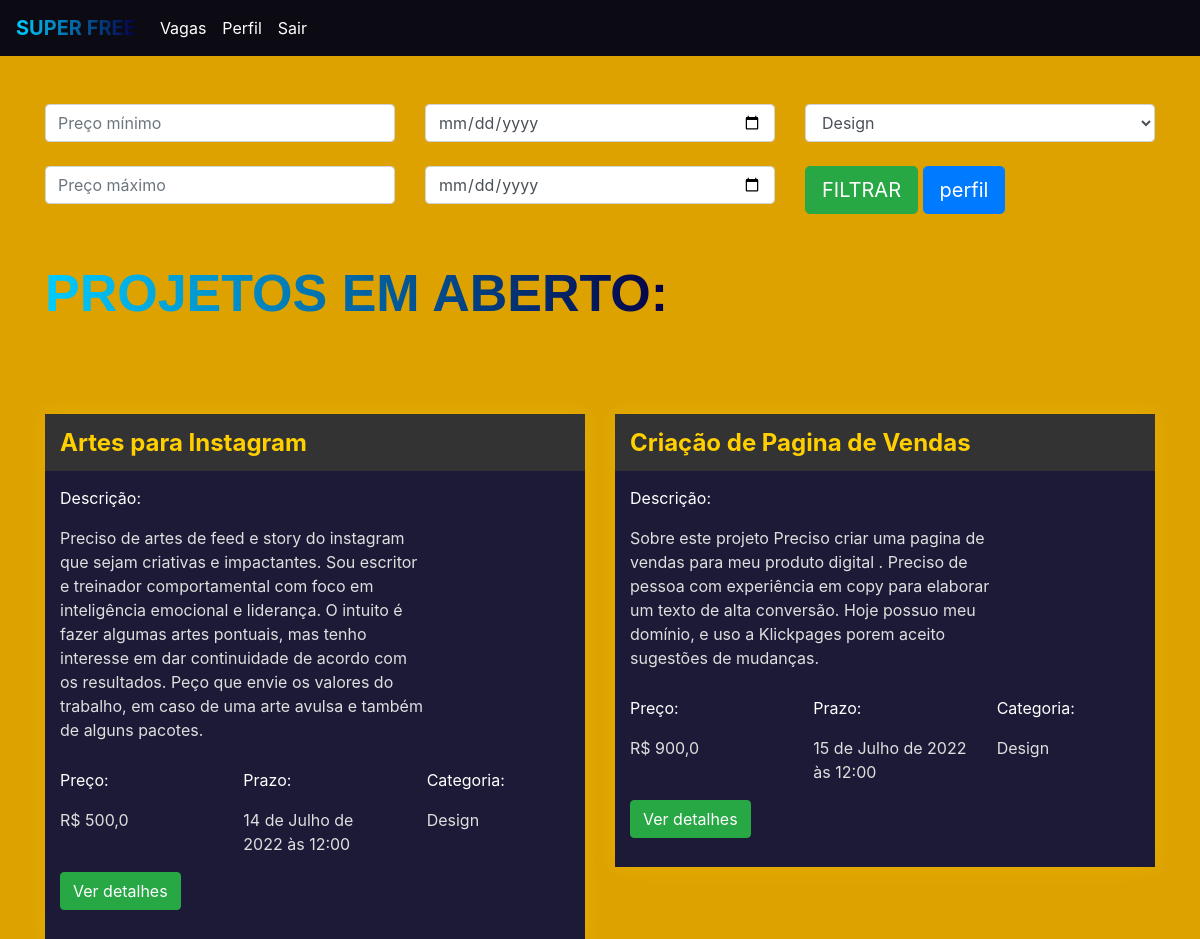
/jobs/encontrar_jobs/ (signed in), run on the app's committed database.
### jobs/models.py (models this page shows, shortened)
class Jobs(models.Model):
    categoria_choices = (('D', 'Design'),
                        ('EV', 'Edição de Vídeo'))
    status_choices = (('C', 'Em criação'),
                     ('AA', 'Aguardando aprovação'),
                     ('F', 'Finalizado'))
    titulo = models.CharField(max_length=200)
    descricao = models.TextField()
    categoria = models.CharField(max_length=2, choices=categoria_choices, default="D")
    prazo_entrega = models.DateTimeField()
    preco = models.FloatField()
    referencias = models.ManyToManyField(Referencias)
    profissional = models.ForeignKey(User, on_delete=models.DO_NOTHING, null=True, blank=True)
    reservado = models.BooleanField(default=False)
    status = models.CharField(max_length=2,choices=status_choices, default='C')
    arquivo_final = models.FileField(null=True)

### jobs/views.py (the view)
# urls.py: path('encontrar_jobs/', views.encontrar_jobs, name="encontrar_jobs"),
@login_required(login_url='/auth/logar')
def encontrar_jobs(request):
    if request.method == "GET":
        preco_minimo = request.GET.get('preco_minimo')
        preco_maximo = request.GET.get('preco_maximo')
        prazo_minimo = request.GET.get('prazo_minimo')
        prazo_maximo = request.GET.get('prazo_maximo')
        categoria = request.GET.get('categoria')
        if preco_minimo or preco_maximo or prazo_minimo or prazo_maximo or categoria:
            if not preco_minimo:
                preco_minimo = 0
            if not preco_maximo:
                preco_maximo = 999999
            if not prazo_minimo:
                prazo_minimo = datetime(year=1900, month=1, day=1)
            if not prazo_maximo:
                prazo_maximo = datetime(year=3000, month=1, day=1)
            if categoria == 'D':
                categoria = ['D',]
            elif categoria == 'EV':
                categoria = ['EV',]
            jobs = Jobs.objects.filter(preco__gte=preco_minimo)\
                .filter(preco__lte=preco_maximo)\
                .filter(prazo_entrega__gte=prazo_minimo)\
                .filter(prazo_entrega__lte=prazo_maximo)\
                .filter(categoria__in=categoria)\
                .filter(reservado=False)
        else:
            jobs = Jobs.objects.filter(reservado=False)
        return render(request, 'encontrar_jobs.html', {'jobs': jobs})

### jobs/models.py (called while the page is built)
    def __str__(self) -> str:
        return self.arquivo.url

### jobs/templates/encontrar_jobs.html (shortened to what this page needs)
{% extends 'base.html' %}
{% load static %}
{% block 'head' %}
<link rel="stylesheet" href="{% static 'jobs/css/encontrar_jobs.css' %}">
{% endblock %}
{% block 'body' %}
<div class="container">
    <br>
    <br>
    <div class="row">
        <div class="col-sm">
            <form action="{% url 'encontrar_jobs' %}" method="GET"> {% csrf_token %}
                <input type="text" class="form-control" placeholder="Preço mínimo" name="preco_minimo">
                <br>
                <input type="text" class="form-control" placeholder="Preço máximo" name="preco_maximo">
        </div>
        <div class="col-sm">
            <input type="date" class="form-control" name="prazo_minimo">
            <br>
            <input type="date" class="form-control" name="prazo_maximo">
        </div>
        <div class="col-sm">
            <select class="form-control" name="categoria">
                <option value="D">Design</option>
            </select>
            <br>
            <input type="submit" class="btn btn-success btn-lg" value="FILTRAR">
            <a href="{% url 'perfil' %}" class="btn btn-primary btn-lg">perfil</a>
        </div>
    </div>
    <br>
    <br>
    <h2 class="titulo">PROJETOS EM ABERTO:</h2>
    <div class="row justify-content-around">
        {% for job in jobs %}
        <div class="col-6 row-card">
            <div class="card-job">
                <div class="header-job">
                    <h4 class="titulo-job">{{job.titulo}}</h4>
                </div>
                <div class="body-job">
                    <p class="titulo-body">Descrição:</p>
                    <div style="width: 70%">
                        <p>{{job.descricao}}</p>
                    </div>
                    <div class="row">
                        <div class="col-4">
                            <p class="titulo-body">Preço:</p>
                            <p>R$ {{job.preco}}</p>
                        </div>
                        <div class="col-4">
                            <p class="titulo-body">Prazo:</p>
                            <p>{{job.prazo_entrega}}</p>
                        </div>
                        <div class="col-4">
                            <p class="titulo-body">Categoria:</p>
                            <p>{% if job.categoria == 'D' %}
                                Design
                                {% else %}
                                Edição de Vídeo
                                {% endif %}
                            </p>
                        </div>
                    </div>
                    <button class="btn btn-success" data-toggle="modal" data-target="#modal-{{job.id}}">Ver
                        detalhes</button>
                    <br>
                    <br>
                </div>
            </div>
        </div>
        {% endfor %}
        {% endblock %}

### templates/static/jobs/css/encontrar_jobs.css (style rules this page uses)
.fundo { background-color: rgb(221, 162, 0); color: rgb(223, 223, 223); }
.card-job { background-color: rgb(28, 26, 54); box-shadow: 0 0px 20px 0 rgba( 255, 207, 0, 0.3 ); padding: 0; margin-top: 50px; }
.header-job { background-color: #333; width: 100% !important; padding: 5px; padding-left: 15px; }
.row-card { margin-top: 40px; }
.titulo-job { color: #FFCF00; font-weight: bold; margin-top: 10px; }
.body-job { padding: 5px; padding-left: 15px; }
.titulo-body { color: #ffffff; margin-top: 10px; }
.titulo { font-family: Arial, Helvetica, sans-serif; font-weight: bold; font-size: 52px; display: inline; background-image: linear-gradient(90deg, rgba(0, 204, 255) 0%, rgba(5, 0, 70) 100%); background-clip: text; -webkit-background-clip: text; color: transparent; padding-bottom: 10px; }

### data on the page
Jobs: titulo "Artes para Instagram", descricao "Preciso de artes de feed e story do instagram que sejam criativas e impactantes. Sou escritor e treinador comportamental com foco em inteligência emocional e liderança. O intuito é fazer algumas artes pontuais, mas tenho interesse em dar continuidade de acordo com os resultados. Peço que envie os valores do trabalho, em caso de uma arte avulsa e também de alguns pacotes.", preco "500,0", prazo_entrega "14 de Julho de 2022 às 12:00", categoria "Design"
Jobs: titulo "Criação de Pagina de Vendas", descricao "Sobre este projeto Preciso criar uma pagina de vendas para meu produto digital . Preciso de pessoa com experiência em copy para elaborar um texto de alta conversão. Hoje possuo meu domínio, e uso a Klickpages porem aceito sugestões de mudanças.", preco "900,0", prazo_entrega "15 de Julho de 2022 às 12:00", categoria "Design"
